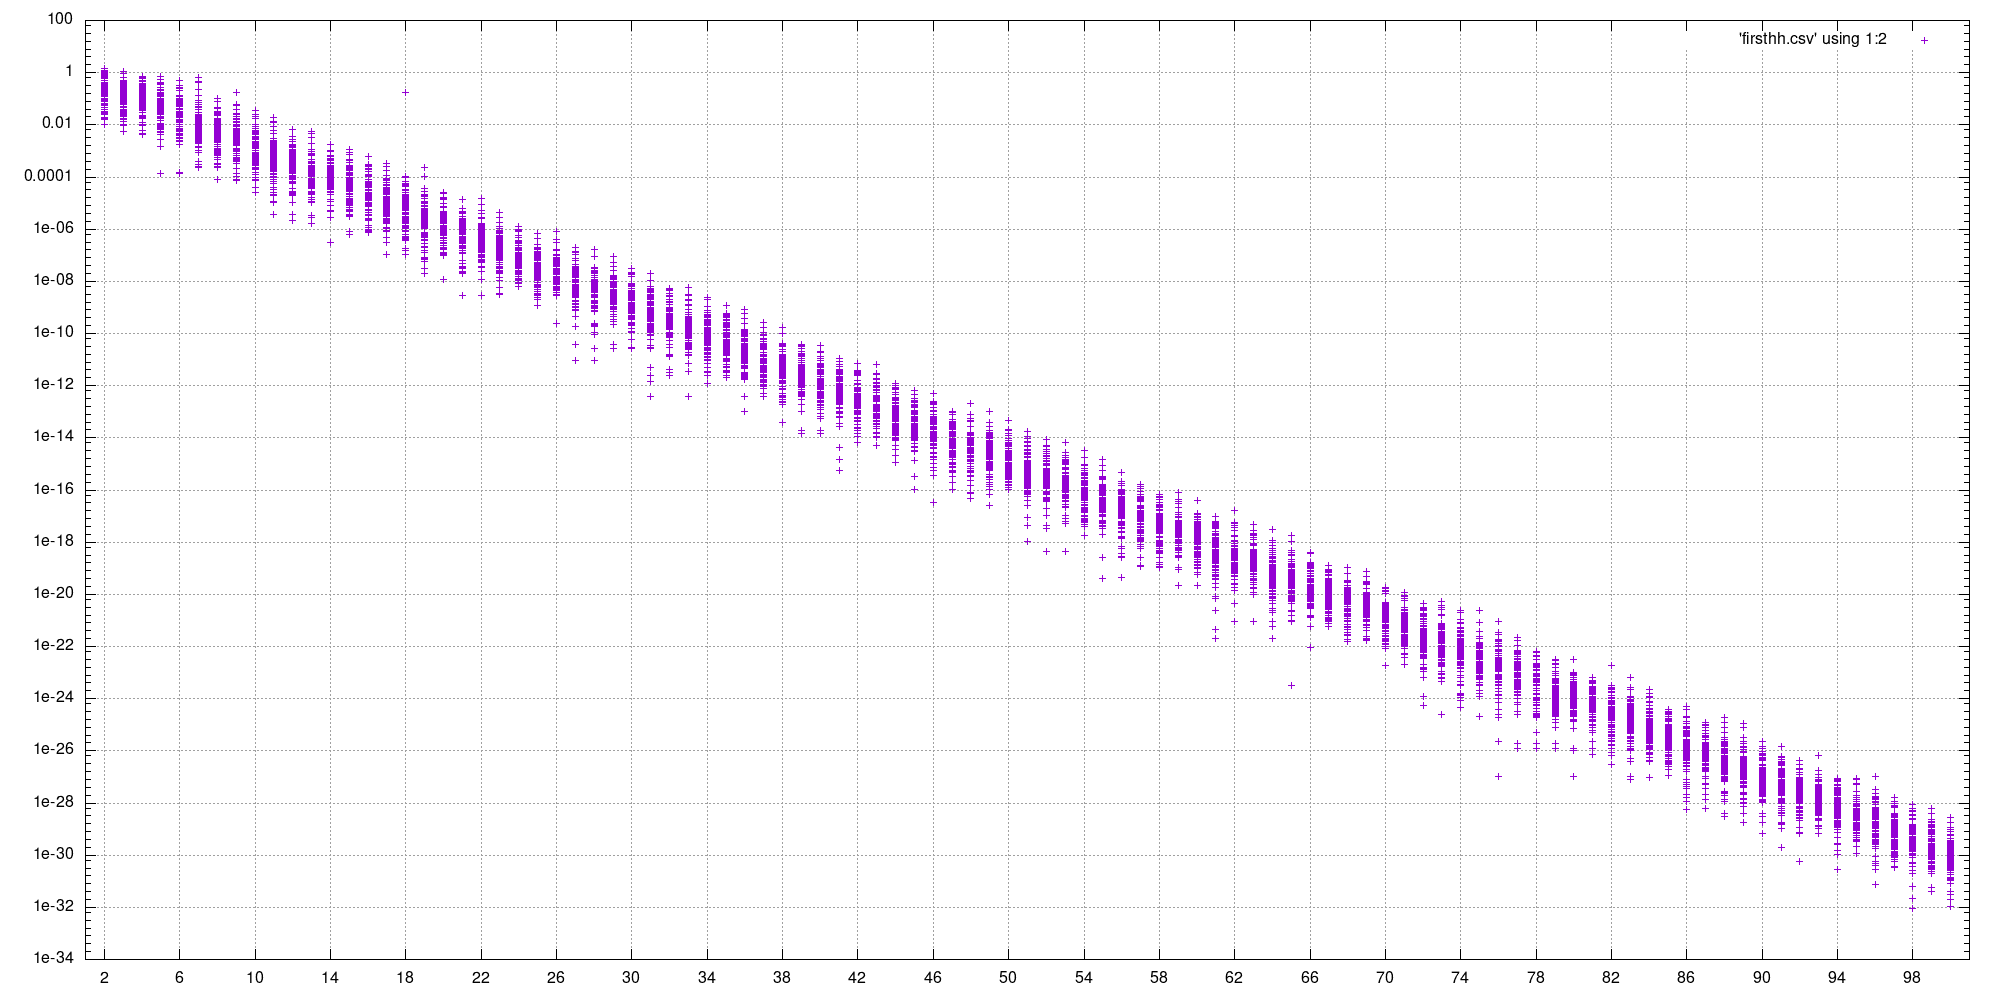

Reproduce this figure in gnuplot.
set logscale y 2
set format y '%g'
set terminal png size 2000,1000
set output 'firsthh.png'

set grid xtics
set grid ytics

set xrange [1:101]

set yrange [1e-34:1e2]

set xtics 2,4,100
set ytics 1e-34,100,100

plot 	'firsthh.csv' using 1:2

#plot 	'firsthh.csv' using 1:2, \
#	'firsthh.csv' using ($1+0.5):3, \
#	'firsthh.csv' using 1:(200*2**(1-$1)) with lines
